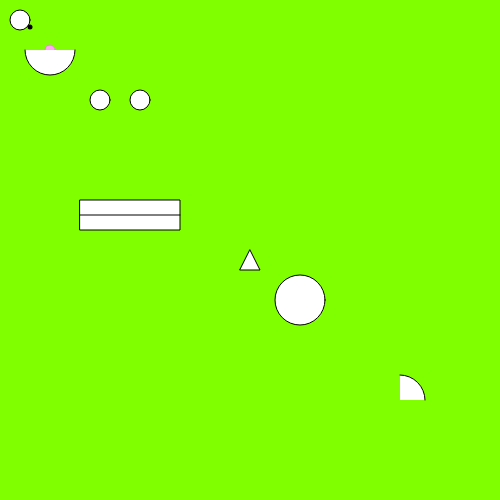
Frame 1 (no input)
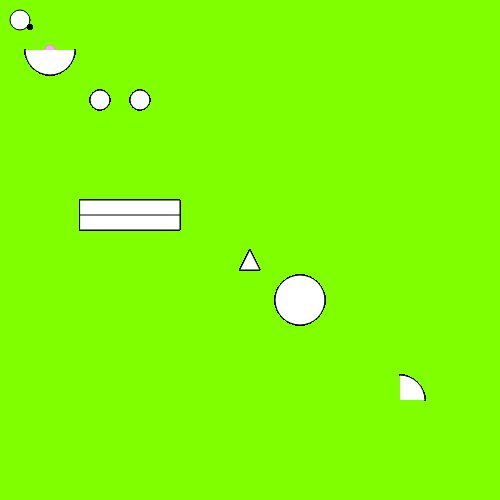
Frame 60 (no input)
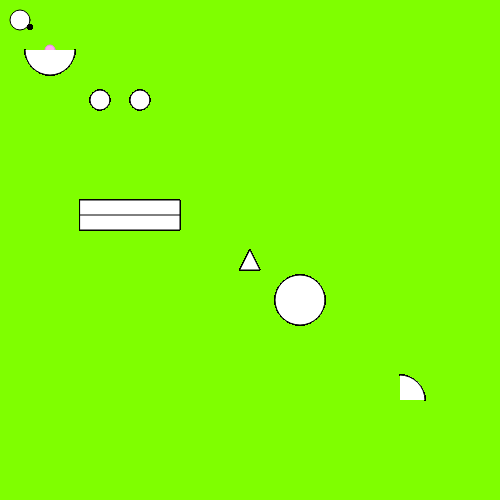
Frame 120 (the mouse pressed at the canvas centre since frame 60)

The p5.js sketch that drew these frames (run headless with seeded random() and noise() and a simulated clock; from frame 60 on, the mouse is pressed at the canvas centre):

// p5.js sketch
// ── sketch.js
var mouthX = 80;
var mouthY = 200;
var eyeSize = 20;


function setup() {
  // put setup code here
  // sets size of canvas
  createCanvas(500,500);
  // sets color of background
  background("green");
  background(0); //black
  background(255); //white
  background(200); //grayscale 0-255 grayish-white
  background(255,0,0); // full red
  background(0,255,0); // full green
  background(0,0,255); // full blue
  background(127,255,0); // chartruese

  fill("#fae"); // adjusts inner shape color
  stroke("violet"); // adjusts outer shape color
  ellipse(50,50,10,10);

  fill(255); // set ellipse b color to red
  stroke(0); // set ellipse b color to white
  ellipse(20,20,20,20);

}

function draw() {
  // put drawing code here. draw from upper lefthand corner
  // important part is understanding patterns

  // left eye
  strokeWeight(1);
  //ellipse(100,100, 20,20);
  ellipse(100,100, eyeSize,eyeSize);
  //right eye
  //ellipse(140,100, 20,20);
  ellipse(140,100, eyeSize,eyeSize);
  //mouth
  //rect(80,200, 100,30); //rect starts drawing from left hand corner
  rect(mouthX,mouthY, 100,30);
  //mole lol
  strokeWeight(5);
  point(30,27); //choosing area on screen, gonna choose pixel on screen

  //mouth line
  strokeWeight(1);
  line(80,215, 180,215);

  //width/2 center point of width, height/2 center point of height
  // console.log("width " + width);
  // console.log("height " + height);

  triangle(width/2, height/2, (width/2)+10,(height/2)+20, (width/2)-10,(height/2)+20);

  arc(50,50,50,50,0,PI);
  arc(300,300,50,50,0,TWO_PI);
  arc(400,400,50,50,PI+HALF_PI,0)

}
